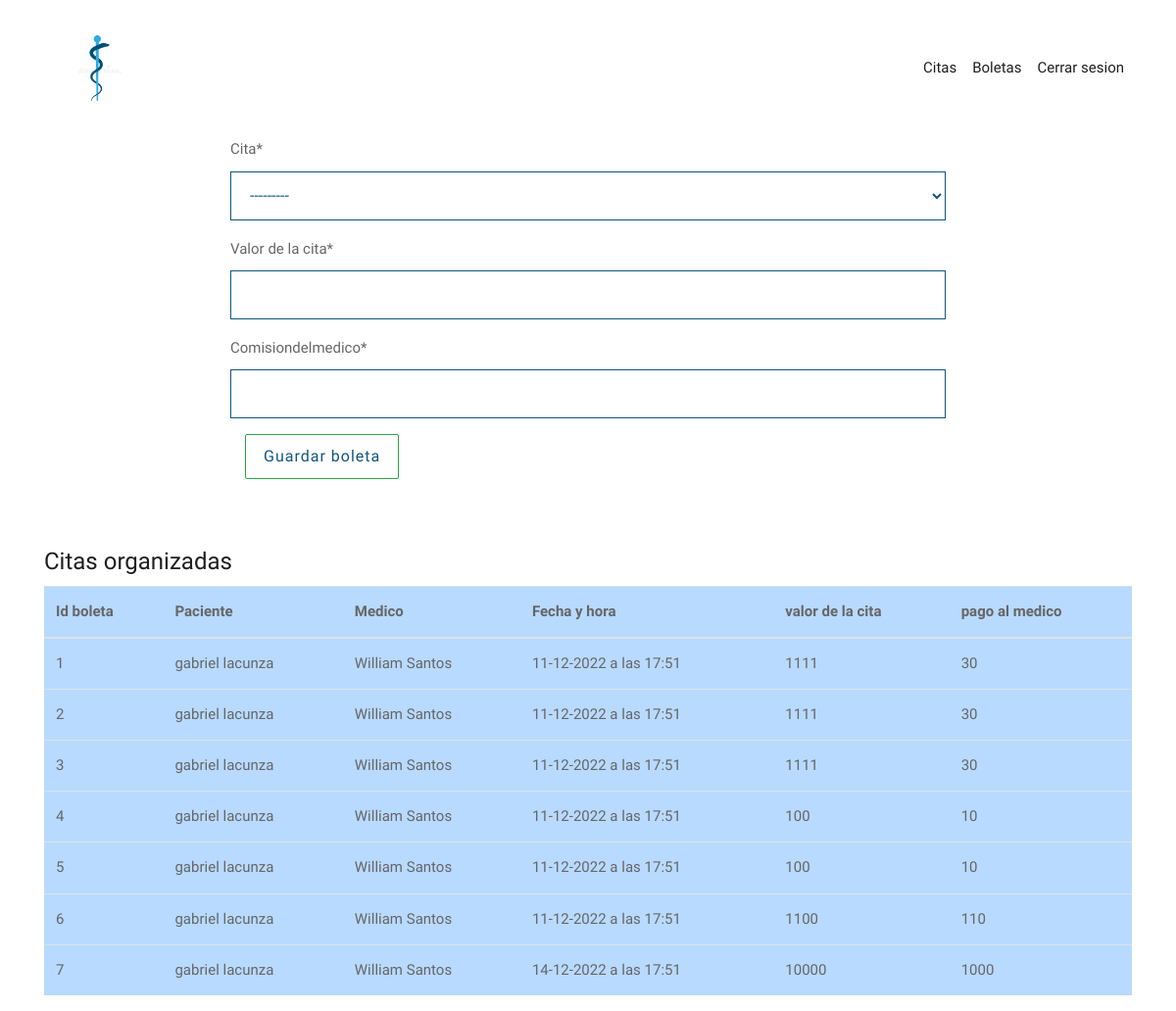
Before: /sec/boletas with the older database file.
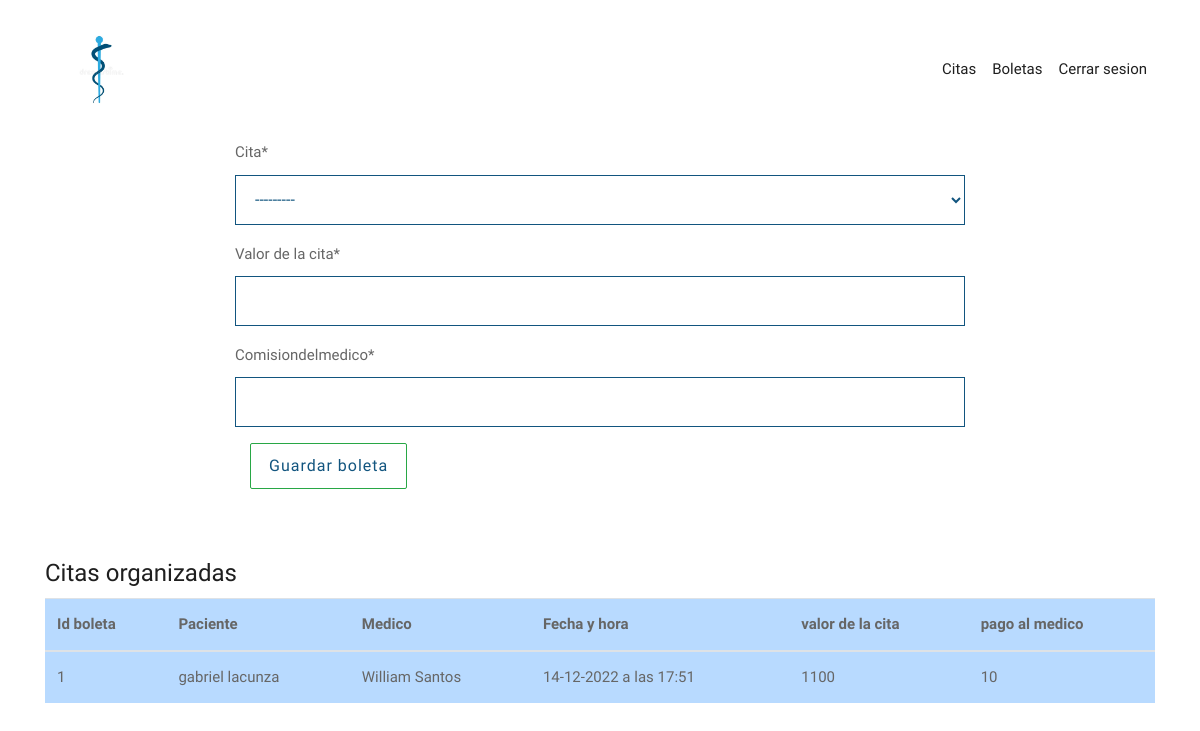
After: the same page with the newer database file.
### appSecretaria/models.py (models this page shows)
class Boleta(models.Model):
    cita = models.ForeignKey(Cita, models.DO_NOTHING, default= None)
    fechaEmisionBoleta = models.DateField(auto_now_add=True)
    valorDeLaCita = models.IntegerField(verbose_name="Valor de la cita")
    comisionDelMedico = models.IntegerField(verbose_name="Porcentaje que se lleva el médico")
    medico = models.ForeignKey(Medico, models.DO_NOTHING, default= None)

### appMedica/models.py (models this page shows)
class Cita(models.Model):
    fechaCita = models.DateField(verbose_name="fecha de la cita")
    horaInicioCita = models.TimeField(default=0, verbose_name="hora de la cita")
    duracionCita = models.IntegerField(default=0, verbose_name="duracion aproximada de la cita")
    pacienteCita = models.ForeignKey(Perfil, on_delete=models.DO_NOTHING, related_name="pacienteCita")
    medicoCita = models.ForeignKey(Medico, on_delete=models.DO_NOTHING, related_name="medicoCita", verbose_name="médico para la cita")
    def __str__(self) -> str:
        return f"{self.pacienteCita} (paciente) {self.medicoCita}(médico) - {self.fechaCita}"

class Perfil(models.Model):
    user = models.OneToOneField(User, on_delete=models.CASCADE)
    rutUsuario = models.IntegerField(primary_key=True, verbose_name="rut(sin digito verificador)")
    dvUsuario = models.CharField(max_length=1, verbose_name="digito verificador")
    nombreUsuario = models.CharField(max_length=30, verbose_name="nombre")
    apellidoUsuario = models.CharField(max_length=30, verbose_name="apellido")
    direccionUsuario = models.CharField(max_length=40, verbose_name="dirrecion")
    telefonoUsuario = models.CharField(max_length=12, verbose_name="telefono celular")
    mailUsuario = models.EmailField(max_length=40, verbose_name="email")
    rolUsuario = models.ForeignKey(Rol, on_delete=models.DO_NOTHING, verbose_name="rol del usuario", default="Paciente")
    especialidadUsuario = models.ForeignKey(Especialidad, on_delete=models.DO_NOTHING, verbose_name="especialidad del medico", null=True, blank=True, default=None)
    def __str__(self):
        return f"{self.nombreUsuario} {self.apellidoUsuario} ({self.rutUsuario}-{self.dvUsuario})"

class Medico(models.Model):
    user = models.OneToOneField(User, on_delete=models.CASCADE)
    rutUsuario = models.IntegerField(primary_key=True, verbose_name="rut(sin digito verificador)")
    dvUsuario = models.CharField(max_length=1, verbose_name="digito verificador")
    nombreUsuario = models.CharField(max_length=30, verbose_name="nombre")
    apellidoUsuario = models.CharField(max_length=30, verbose_name="apellido")
    direccionUsuario = models.CharField(max_length=40, verbose_name="dirrecion")
    telefonoUsuario = models.CharField(max_length=12, verbose_name="telefono celular")
    mailUsuario = models.EmailField(max_length=40, verbose_name="email")
    especialidadUsuario = models.ForeignKey(Especialidad, on_delete=models.DO_NOTHING, verbose_name="especialidad del medico", default=None)
    def __str__(self):
        return f"{self.nombreUsuario} {self.apellidoUsuario} ({self.rutUsuario}-{self.dvUsuario})"

### appSecretaria/views.py (the view, shortened to what this page needs)
# urls.py: path("boletas", boletas, name="boletas"),
def boletas(request):
    boletas = Boleta.objects.all()
    cantidadBoletas = len(boletas)
    form = BoletaForm()
    return render(request, "boletasSec.html", { "boletas": boletas ,"cb": cantidadBoletas, "form": form})

### appSecretaria/forms.py
class BoletaForm(ModelForm):
    comisionDelMedico = forms.IntegerField(max_value=100)
    class Meta:
        model = Boleta
        fields = [
            "cita",
            "valorDeLaCita",
            "comisionDelMedico"
        ]

### templates/boletasSec.html (shortened to what this page needs)
{% extends "indexsec.html" %}
{% load crispy_forms_tags %}
{% block content %}
    <div class="container">
        <div class="row">
            <div class="col-2"></div>
            <div class="col-8">
                <div class="well-block">
                    <form action="" method="post">
                        {{form|crispy}}
                        <div class="col-md-4">
                            <div class="form-group">
                                <button class="btn btn-success btnwidth" type="submit">Guardar boleta</button>
                            </div>
                        </div>
                    </form>
                </div>
            </div>
        </div>
        <br>
        <br>
        <h1>Citas organizadas</h1>
        {% if cb > 0 %}
            <div class="table-responsive">
                <table class="table table-primary">
                    <thead>
                        <tr>
                            <th>Id boleta</th>
                            <th scope="col">Paciente</th>
                            <th scope="col">Medico</th>
                            <th scope="col">Fecha y hora</th>
                            <th>valor de la cita</th>
                            <th>pago al medico</th>
                        </tr>
                    </thead>
                    <tbody>
                        {% for i in boletas %}
                            <tr class="">
                                <td>{{i.id}} </td>
                                <td scope="row">{{i.cita.pacienteCita.nombreUsuario}} {{i.cita.pacienteCita.apellidoUsuario}}</td>
                                <td>{{i.cita.medicoCita.nombreUsuario}} {{i.cita.medicoCita.apellidoUsuario}}</td>
                                <td>{{i.cita.fechaCita|date:'d-m-Y'}} a las {{i.cita.horaInicioCita}}</td>
                                <td>{{i.valorDeLaCita}} </td>
                                <td>{{i.comisionDelMedico}} </td>
                            </tr>
                        {% endfor %}
                    </tbody>
                </table>
            </div>
        {% else %}
            <h2>No hay boletas hechas.</h2>
        {% endif %}
    </div>
{% endblock %}

### templates/indexsec.html (shortened to what this page needs)
{% load static %}
<!DOCTYPE html>
<html lang="en">
<head>
    <link rel="stylesheet" href="{% static 'css/bootstrap.min.css' %}">
    <link rel="stylesheet" href="{% static 'css/pogo-slider.min.css' %}">
    <link rel="stylesheet" href="{% static 'css/style.css' %}">
    <link rel="stylesheet" href="{% static 'css/responsive.css' %}">
    <link rel="stylesheet" href="{% static 'css/custom.css' %}">
</head>
<body>
    <nav class="navbar header-nav navbar-expand-lg">
        <div class="container">
            <a class="navbar-brand" href={% url "homesec" %}><img style="height: 3cm;" src="{% static 'images/logo.jpg' %}" alt="image" srcset=""></a>
            <div class="collapse navbar-collapse justify-content-end" id="collapsibleNavId">
                <ul class="navbar-nav me-auto mt-2 mt-lg-0">
                    <li class="nav-item">
                        <a class="nav-link active" href={% url "citasSec" "crear" -1 %} aria-current="page">Citas</a>
                    </li>
                    <li class="nav-item">
                        <a class="nav-link" href={% url "boletas" %}>Boletas</a>
                    </li>
                    <li class="nav-item">
                        <a class="nav-link" href={% url "cerrar" %}>Cerrar sesion</a>
                    </li>
                </ul>
            </div>
        </div>
    </nav>
    {% block content %}
    {% endblock %}
</body>
</html>

### static/css/style.css (style rules this page uses)
body { color: #666666; font-size: 15px; font-family: 'Catamaran', sans-serif; line-height: 1.80857; }
a { color: #1f1f1f; text-decoration: none !important; outline: none !important; -webkit-transition: all .3s ease-in-out; -moz-transition: all .3s ease-in-out; -ms-transition: all .3s ease-in-out; -o-transition: all .3s ease-in-out; transition: all .3s ease-in-out; }
h1, h2, h3, h4, h5, h6 { letter-spacing: 0; font-weight: normal; position: relative; padding: 0 0 10px 0; font-weight: normal; line-height: 120% !important; color: #1f1f1f; margin: 0 }
h1 { font-size: 24px }
a { color: #1f1f1f; text-decoration: none; outline: none; }
a, .btn { text-decoration: none !important; outline: none !important; -webkit-transition: all 0.5s ease-in-out 0s; -moz-transition: all 0.5s ease-in-out 0s; -ms-transition: all 0.5s ease-in-out 0s; -o-transition: all 0.5s ease-in-out 0s; transition: all 0.5s ease-in-out 0s; }
ul, li, ol { list-style: none; margin: 0px; padding: 0px; }
.well-block form .form-group .form-control { min-height: 60px; min-height: 50px; padding: 0px 15px; border-radius: 0; color: #12557f; border: 1px solid #12557f; }
.well-block form .form-group button { border-radius: 2px; transition: .2s; letter-spacing: 1px; padding: 10px 18px; background: #ffffff; color: #12557f; display: inline-block; line-height: 24px; cursor: pointer; }
select.form-control:not([size]):not([multiple]) { height: calc(45px + 2px); }

Changed rows visible on the page:
removed Boleta: id "2", cita.pacienteCita.nombreUsuario "gabriel", cita.pacienteCita.apellidoUsuario "lacunza", cita.medicoCita.nombreUsuario "William", cita.medicoCita.apellidoUsuario "Santos", cita.fechaCita "11-12-2022", cita.horaInicioCita "17:51", valorDeLaCita "1111", comisionDelMedico "30"
removed Boleta: id "3", cita.pacienteCita.nombreUsuario "gabriel", cita.pacienteCita.apellidoUsuario "lacunza", cita.medicoCita.nombreUsuario "William", cita.medicoCita.apellidoUsuario "Santos", cita.fechaCita "11-12-2022", cita.horaInicioCita "17:51", valorDeLaCita "1111", comisionDelMedico "30"
removed Boleta: id "4", cita.pacienteCita.nombreUsuario "gabriel", cita.pacienteCita.apellidoUsuario "lacunza", cita.medicoCita.nombreUsuario "William", cita.medicoCita.apellidoUsuario "Santos", cita.fechaCita "11-12-2022", cita.horaInicioCita "17:51", valorDeLaCita "100", comisionDelMedico "10"
removed Boleta: id "5", cita.pacienteCita.nombreUsuario "gabriel", cita.pacienteCita.apellidoUsuario "lacunza", cita.medicoCita.nombreUsuario "William", cita.medicoCita.apellidoUsuario "Santos", cita.fechaCita "11-12-2022", cita.horaInicioCita "17:51", valorDeLaCita "100", comisionDelMedico "10"
removed Boleta: id "6", cita.pacienteCita.nombreUsuario "gabriel", cita.pacienteCita.apellidoUsuario "lacunza", cita.medicoCita.nombreUsuario "William", cita.medicoCita.apellidoUsuario "Santos", cita.fechaCita "11-12-2022", cita.horaInicioCita "17:51", valorDeLaCita "1100", comisionDelMedico "110"
removed Boleta: id "7", cita.pacienteCita.nombreUsuario "gabriel", cita.pacienteCita.apellidoUsuario "lacunza", cita.medicoCita.nombreUsuario "William", cita.medicoCita.apellidoUsuario "Santos", cita.fechaCita "14-12-2022", cita.horaInicioCita "17:51", valorDeLaCita "10000", comisionDelMedico "1000"
changed Boleta "gabriel": cita.fechaCita "11-12-2022" → "14-12-2022"; valorDeLaCita "1111" → "1100"; comisionDelMedico "30" → "10"
